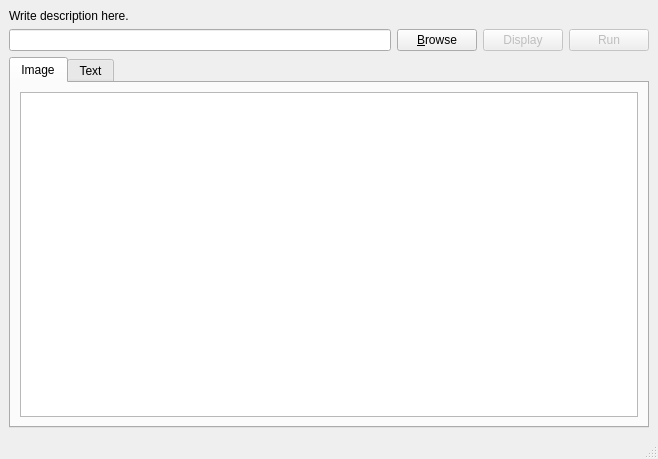
<ui version="4.0" >
 <class>MainWindow</class>
 <widget class="QMainWindow" name="MainWindow" >
  <property name="geometry" >
   <rect>
    <x>0</x>
    <y>0</y>
    <width>658</width>
    <height>459</height>
   </rect>
  </property>
  <property name="windowTitle" >
   <string>Scribo Demo - v0.1</string>
  </property>
  <property name="dockOptions" >
   <set>QMainWindow::AllowNestedDocks|QMainWindow::AllowTabbedDocks|QMainWindow::AnimatedDocks</set>
  </property>
  <widget class="QWidget" name="centralwidget" >
   <layout class="QVBoxLayout" name="verticalLayout_2" >
    <item>
     <layout class="QVBoxLayout" name="verticalLayout" >
      <item>
       <layout class="QGridLayout" name="gridLayout" >
        <item row="0" column="0" colspan="4" >
         <widget class="QLabel" name="description" >
          <property name="text" >
           <string>Write description here.</string>
          </property>
         </widget>
        </item>
        <item row="1" column="0" >
         <widget class="QLineEdit" name="filepath" />
        </item>
        <item row="1" column="1" >
         <widget class="QPushButton" name="browseBtn" >
          <property name="text" >
           <string>&amp;Browse</string>
          </property>
          <property name="icon" >
           <iconset resource="../demo.qrc" >
            <normaloff>:/icons/document-open.png</normaloff>:/icons/document-open.png</iconset>
          </property>
         </widget>
        </item>
        <item row="1" column="2" >
         <widget class="QPushButton" name="displayBtn" >
          <property name="enabled" >
           <bool>false</bool>
          </property>
          <property name="text" >
           <string>Display</string>
          </property>
          <property name="icon" >
           <iconset resource="../demo.qrc" >
            <normaloff>:/icons/view-refresh.png</normaloff>:/icons/view-refresh.png</iconset>
          </property>
         </widget>
        </item>
        <item row="1" column="3" >
         <widget class="QPushButton" name="runBtn" >
          <property name="enabled" >
           <bool>false</bool>
          </property>
          <property name="text" >
           <string>Run</string>
          </property>
          <property name="icon" >
           <iconset resource="../demo.qrc" >
            <normaloff>:/icons/go-next.png</normaloff>:/icons/go-next.png</iconset>
          </property>
         </widget>
        </item>
       </layout>
      </item>
      <item>
       <widget class="QTabWidget" name="tabWidget" >
        <property name="currentIndex" >
         <number>0</number>
        </property>
        <widget class="QWidget" name="tab" >
         <attribute name="title" >
          <string>Image</string>
         </attribute>
         <layout class="QVBoxLayout" name="verticalLayout_3" >
          <item>
           <widget class="QGraphicsView" name="imageResult" />
          </item>
         </layout>
        </widget>
        <widget class="QWidget" name="tab_2" >
         <attribute name="title" >
          <string>Text</string>
         </attribute>
         <layout class="QVBoxLayout" name="verticalLayout_4" >
          <item>
           <widget class="QTextBrowser" name="textBrowser" >
            <property name="html" >
             <string>&lt;!DOCTYPE HTML PUBLIC "-//W3C//DTD HTML 4.0//EN" "http://www.w3.org/TR/REC-html40/strict.dtd">
&lt;html>&lt;head>&lt;meta name="qrichtext" content="1" />&lt;style type="text/css">
p, li { white-space: pre-wrap; }
&lt;/style>&lt;/head>&lt;body style=" font-family:'Sans Serif'; font-size:9pt; font-weight:400; font-style:normal;">
&lt;p style=" margin-top:0px; margin-bottom:0px; margin-left:0px; margin-right:0px; -qt-block-indent:0; text-indent:0px;">Test&lt;/p>&lt;/body>&lt;/html></string>
            </property>
           </widget>
          </item>
         </layout>
        </widget>
       </widget>
      </item>
     </layout>
    </item>
   </layout>
  </widget>
  <widget class="QMenuBar" name="menubar" >
   <property name="geometry" >
    <rect>
     <x>0</x>
     <y>0</y>
     <width>658</width>
     <height>31</height>
    </rect>
   </property>
  </widget>
  <widget class="QStatusBar" name="statusbar" />
 </widget>
 <resources>
  <include location="../demo.qrc" />
 </resources>
 <connections>
  <connection>
   <sender>filepath</sender>
   <signal>returnPressed()</signal>
   <receiver>displayBtn</receiver>
   <slot>click()</slot>
   <hints>
    <hint type="sourcelabel" >
     <x>201</x>
     <y>92</y>
    </hint>
    <hint type="destinationlabel" >
     <x>516</x>
     <y>92</y>
    </hint>
   </hints>
  </connection>
 </connections>
</ui>
